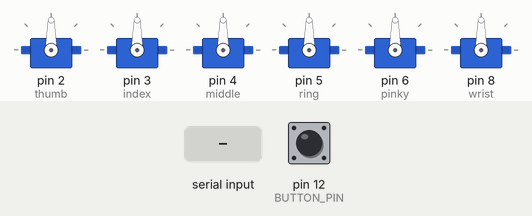
This sketch was run on a simulated Arduino Uno, built with avr-gcc and run on an emulated ATmega328P. Shown: 6 × servo. The inputs (shaded band) are chosen by the test bench; at power-on: pin 12 (BUTTON_PIN) HIGH.

Above: at 1.2 s.
1.3 s: "1;" received over Serial
At 2.7 s:
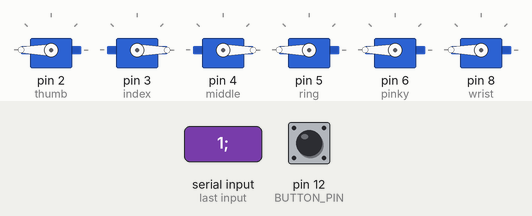
4.3 s: "2;" received over Serial
At 4.9 s:
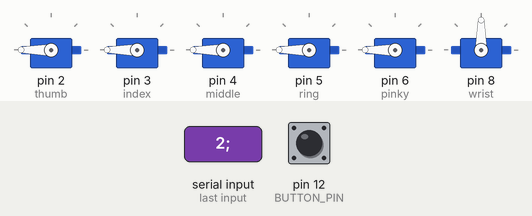
5.8 s: "3;" received over Serial
At 7.7 s:
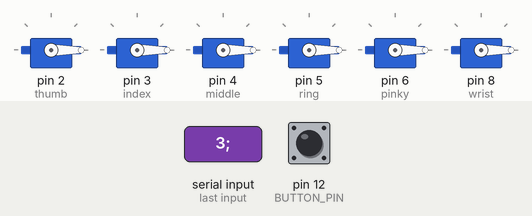
8.8 s: "4;" received over Serial
At 9.6 s:
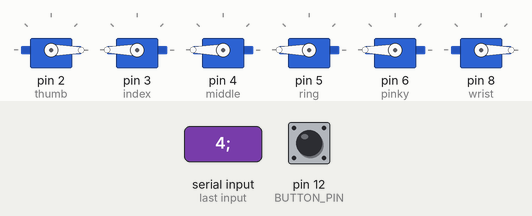
13.4 s: "30,150;" received over Serial
At 15.8 s:
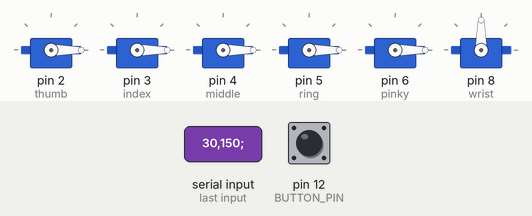
Timing chart, 0 to 17.3 s (numbered marks = the images above; inputs shaded):
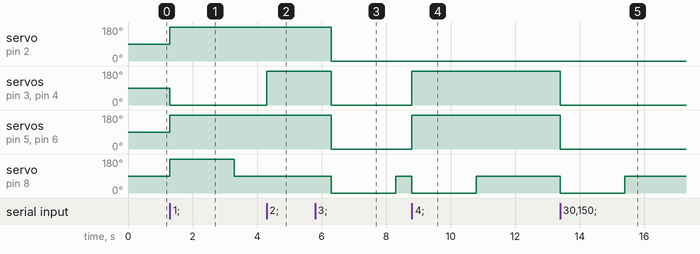

The sketch:

ArduinoCode_MotorInterface.ino
```cpp
#include <Servo.h>
// Define the servos for each finger and wrist
Servo thumb;
Servo index;
Servo middle;
Servo ring;
Servo pinky;
Servo wrist;
int lastButtonState= HIGH; ;
int currentButtonState;
const int BUTTON_PIN = 12;
int motionState = 0;
void setup() {
  Serial.begin(115200);
  // Attach servos to pins
  thumb.attach(2);
  index.attach(3);
  middle.attach(4);
  ring.attach(5);
  pinky.attach(6);
  wrist.attach(8);
  restPosition();  // Set initial position
  // Set the wrist servo to an initial position
  wrist.write(90);
  pinMode(BUTTON_PIN, INPUT_PULLUP); // set arduino pin to input pull-up mode
  currentButtonState = digitalRead(BUTTON_PIN);
}
void restPosition() {
  thumb.detach();
  index.detach();
  middle.detach();
  ring.detach();
  pinky.detach();
  wrist.write(90);
}
void openFist() {
  thumb.attach(2);
  index.attach(3);
  middle.attach(4);
  ring.attach(5);
  pinky.attach(6);
  thumb.write(0);
  index.write(0);
  middle.write(0);
  ring.write(0);
  pinky.write(0);
  wrist.write(0);
}
void closedFist() {
  thumb.attach(2);
  index.attach(3);
  middle.attach(4);
  ring.attach(5);
  pinky.attach(6);
  thumb.write(180);
  index.write(180);
  middle.write(180);
  ring.write(180);
  pinky.write(180);
  wrist.write(90);
}
void thumbsUp() {
  thumb.attach(2);
  index.attach(3);
  middle.attach(4);
  ring.attach(5);
  pinky.attach(6);
  thumb.write(0);
  index.write(180);
  middle.write(180);
  ring.write(180);
  pinky.write(180);
  wrist.write(0);
}
void victory() {
  thumb.attach(2);
  index.attach(3);
  middle.attach(4);
  ring.attach(5);
  pinky.attach(6);
  thumb.write(180);
  index.write(0);
  middle.write(0);
  ring.write(180);
  pinky.write(180);
  wrist.write(180);
}
void loop() {
   currentButtonState = digitalRead(BUTTON_PIN);
  if( currentButtonState == LOW) {
    Serial.println("ButtonPressed;");
  }
  // Check if data is available to read from the serial port
  if (Serial.available() > 0) {
    // Read the command sent from C#
    String command = Serial.readStringUntil(';');
    // Convert the command to an integer
    int value = command.toInt();
    // Update motion state based on the received command
    if (command.startsWith("1")) {
      motionState = 1;  // Victory
    } else if (command.startsWith("2")) {
      motionState = 2;  // Closed Fist
    } else if (command.startsWith("3")) {
      motionState = 3;  // Open Fist
    } else if (command.startsWith("4")) {
      motionState = 4;  // Thumbs Up
    }
  }
  // Execute servo movements based on the current motion state
  switch (motionState) {
    case 1:
      victory();
      delay(2000);
      restPosition();
     motionState = 0;  // Reset motion state
      break;
    case 2:
      closedFist();
      delay(2000);
      restPosition();
      motionState = 0;  // Reset motion state
      break;
    case 3:
      openFist();
      delay(2000);
      restPosition();
      motionState = 0;  // Reset motion state
      break;
    case 4:
      thumbsUp();
      delay(2000);
      restPosition();
      motionState = 0;  // Reset motion state
      break;
    default:
      // No motion, do nothing
      break;
  }
}
```

Measured:
- after the input at 1.3 s, servo on pin 2 (thumb), servo on pin 5 (ring), servo on pin 6 (pinky): 90° → 180° at once; servo on pin 3 (index), servo on pin 4 (middle): 90° → 0° at once; servo on pin 8 (wrist): 90° → 180° at once, → 90° 2.0 s later
- after the input at 4.3 s, servo on pin 3 (index), servo on pin 4 (middle): 0° → 180° at once
- after the input at 5.8 s, servo on pin 2 (thumb), servo on pin 3 (index), servo on pin 4 (middle), servo on pin 5 (ring), servo on pin 6 (pinky): 180° → 0° after 0.50 s; servo on pin 8 (wrist): 90° → 0° after 0.50 s, → 90° 2.0 s later
- after the input at 8.8 s, servo on pin 3 (index), servo on pin 4 (middle), servo on pin 5 (ring), servo on pin 6 (pinky): 0° → 180° at once; servo on pin 8 (wrist): 90° → 0° at once, → 90° 2.0 s later
- after the input at 13.4 s, servo on pin 3 (index), servo on pin 4 (middle), servo on pin 5 (ring), servo on pin 6 (pinky): 180° → 0° at once; servo on pin 8 (wrist): 90° → 0° at once, → 90° 2.0 s later
